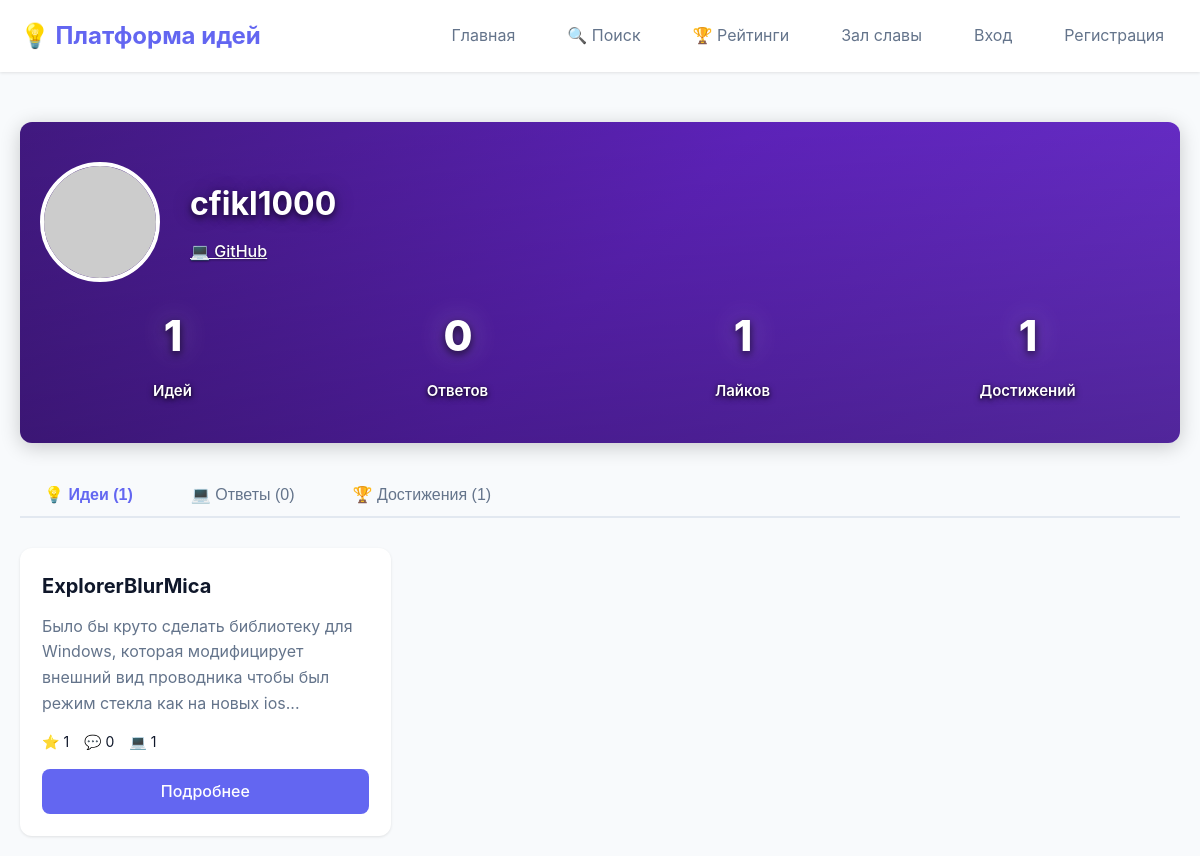
Screenshot of /open-source-ideas/profile.php?id=5 with the database file from the repository.
### tables this page shows
CREATE TABLE `users` (
  `id` int NOT NULL,
  `username` varchar(50) NOT NULL,
  `password` varchar(255) NOT NULL,
  `is_admin` tinyint(1) DEFAULT '0',
  `created_at` timestamp NULL DEFAULT CURRENT_TIMESTAMP,
  `avatar` varchar(255) DEFAULT NULL,
  `bio` text,
  `website` varchar(255) DEFAULT NULL,
  `github` varchar(255) DEFAULT NULL,
  `twitter` varchar(255) DEFAULT NULL
);

CREATE TABLE `ideas` (
  `id` int NOT NULL,
  `user_id` int NOT NULL,
  `title` varchar(255) NOT NULL,
  `description` text NOT NULL,
  `tags` varchar(255) DEFAULT NULL,
  `image` varchar(255) DEFAULT NULL,
  `created_at` timestamp NULL DEFAULT CURRENT_TIMESTAMP,
  `status` enum('new','in_progress','completed','abandoned') DEFAULT 'new',
  `views` int DEFAULT '0'
);

### open-source-ideas/functions.php (called while the page is built, shortened)
<?php
require_once 'config.php';
function getUserStats($userId) {
    $db = getDB();
    $stmt = $db->query("
        SELECT
            (SELECT COUNT(*) FROM ideas WHERE user_id = $userId) as ideas_count,
            (SELECT COUNT(*) FROM responses WHERE user_id = $userId) as responses_count,
            (SELECT COUNT(*) FROM comments WHERE user_id = $userId) as comments_count,
            (SELECT COUNT(*) FROM idea_likes WHERE idea_id IN (SELECT id FROM ideas WHERE user_id = $userId)) as likes_received,
            (SELECT COUNT(*) FROM ideas WHERE user_id = $userId AND status = 'completed') as completed_ideas
    ");
    return $stmt->fetch();
}
function getUserBadges($userId) {
    $db = getDB();
    $stmt = $db->prepare("
        SELECT b.*, ub.earned_at, ub.badge_id
        FROM user_badges ub
        JOIN badges b ON ub.badge_id = b.id
        WHERE ub.user_id = ?
        ORDER BY ub.earned_at DESC
    ");
    $stmt->execute([$userId]);
    return $stmt->fetchAll();
}
function getUserAvatar($avatar, $username) {
    $hash = md5(strtolower(trim($username)));
    return "https://www.gravatar.com/avatar/$hash?d=identicon&s=200";
}

### open-source-ideas/config.php (called while the page is built, shortened)
<?php
function h($str) {
    return htmlspecialchars($str, ENT_QUOTES, 'UTF-8');
}

### open-source-ideas/profile.php (the view, shortened to what this page needs)
<?php
require_once 'config.php';
require_once 'functions.php';
$userId = $_GET['id'] ?? $_SESSION['user_id'] ?? 0;
$db = getDB();
$stmt = $db->prepare("SELECT * FROM users WHERE id = ?");
$stmt->execute([$userId]);
$user = $stmt->fetch();
$stats = getUserStats($userId);
$badges = getUserBadges($userId);
$stmt = $db->prepare("
    SELECT i.*,
        (SELECT COUNT(*) FROM idea_likes WHERE idea_id = i.id) as likes_count,
        (SELECT COUNT(*) FROM comments WHERE idea_id = i.id) as comments_count,
        (SELECT COUNT(*) FROM responses WHERE idea_id = i.id) as responses_count
    FROM ideas i
    WHERE i.user_id = ?
    ORDER BY i.created_at DESC
");
$stmt->execute([$userId]);
$userIdeas = $stmt->fetchAll();
$stmt = $db->prepare("
    SELECT r.*, i.title as idea_title, i.id as idea_id
    FROM responses r
    JOIN ideas i ON r.idea_id = i.id
    WHERE r.user_id = ?
    ORDER BY r.created_at DESC
    LIMIT 10
");
$stmt->execute([$userId]);
$userResponses = $stmt->fetchAll();
?>
<!DOCTYPE html>
<html lang="ru">
<head>
    <?php include 'includes_head.php'; ?>
</head>
<body>
    <?php include 'navbar.php'; ?>
    <div class="container">
        <div class="profile-header">
            <div class="profile-info">
                <img src="<?= getUserAvatar($user['avatar'], $user['username']) ?>"
                     alt="<?= h($user['username']) ?>"
                     class="profile-avatar">
                <div style="flex: 1;">
                    <div style="display: flex; justify-content: space-between; align-items: center; margin-bottom: 10px; flex-wrap: wrap; gap: 10px;">
                        <h1><?= h($user['username']) ?></h1>
                    </div>
                    <div style="display: flex; gap: 15px; flex-wrap: wrap;">
                        <?php if ($user['github']): ?>
                            <a href="https://github.com/<?= h($user['github']) ?>" target="_blank" style="color: #ffffff; text-shadow: 0 1px 2px rgba(0, 0, 0, 0.5); font-weight: 500;">
                                💻 GitHub
                            </a>
                        <?php endif; ?>
                    </div>
                </div>
            </div>
            <div class="profile-stats">
                <div class="stat-item">
                    <div class="stat-value"><?= $stats['ideas_count'] ?></div>
                    <div class="stat-label">Идей</div>
                </div>
                <div class="stat-item">
                    <div class="stat-value"><?= $stats['responses_count'] ?></div>
                    <div class="stat-label">Ответов</div>
                </div>
                <div class="stat-item">
                    <div class="stat-value"><?= $stats['likes_received'] ?></div>
                    <div class="stat-label">Лайков</div>
                </div>
                <div class="stat-item">
                    <div class="stat-value"><?= count($badges) ?></div>
                    <div class="stat-label">Достижений</div>
                </div>
            </div>
        </div>
        <div class="tab-nav">
            <button class="tab-btn active" onclick="showTab('ideas')">💡 Идеи (<?= count($userIdeas) ?>)</button>
            <button class="tab-btn" onclick="showTab('responses')">💻 Ответы (<?= count($userResponses) ?>)</button>
            <button class="tab-btn" onclick="showTab('achievements')">🏆 Достижения (<?= count($badges) ?>)</button>
        </div>
        <div class="tab-content active" id="tab-ideas">
            <?php if (empty($userIdeas)): ?>
                <div class="empty-state">
                    <p>Пока нет опубликованных идей</p>
                </div>
            <?php else: ?>
                <div class="ideas-grid">
                    <?php foreach ($userIdeas as $idea): ?>
                        <div class="idea-card">
                            <div class="idea-content">
                                <h3><?= h($idea['title']) ?></h3>
                                <p class="idea-description"><?= h(mb_substr($idea['description'], 0, 150)) ?>...</p>
                                <div style="margin: 15px 0; display: flex; gap: 15px; font-size: 14px;">
                                    <span>⭐ <?= $idea['likes_count'] ?></span>
                                    <span>💬 <?= $idea['comments_count'] ?></span>
                                    <span>💻 <?= $idea['responses_count'] ?></span>
                                </div>
                                <a href="idea.php?id=<?= $idea['id'] ?>" class="btn btn-primary btn-block">Подробнее</a>
                            </div>
                        </div>
                    <?php endforeach; ?>
                </div>
            <?php endif; ?>
        </div>
    </div>
</body>
</html>

### open-source-ideas/style.css (style rules this page uses)
* { margin: 0; padding: 0; box-sizing: border-box; }
img[data-src].loaded, img:not([data-src]) { opacity: 1; }
:root { --primary-color: #6366f1; --primary-hover: #4f46e5; --secondary-color: #64748b; --success-color: #22c55e; --danger-color: #ef4444; --background: #f8fafc; --surface: #ffffff; --text-primary: #0f172a; --text-secondary: #64748b; --border-color: #e2e8f0; --shadow: 0 1px 3px rgba(0, 0, 0, 0.1); --shadow-lg: 0 10px 40px rgba(0, 0, 0, 0.1); }
body { font-family: -apple-system, BlinkMacSystemFont, 'Segoe UI', Roboto, 'Helvetica Neue', Arial, sans-serif; background: var(--background); color: var(--text-primary); line-height: 1.6; animation: fadeIn 0.3s ease-out; }
.container { max-width: 1400px; margin: 0 auto; padding: 20px; }
.ideas-grid { display: grid; grid-template-columns: repeat(auto-fill, minmax(320px, 1fr)); gap: 24px; margin-top: 30px; }
.idea-card { background: var(--surface); border-radius: 12px; overflow: hidden; box-shadow: var(--shadow); transition: all 0.4s cubic-bezier(0.4, 0, 0.2, 1); position: relative; border: 2px solid transparent; }
.idea-card::before { content: ''; position: absolute; top: 0; left: 0; right: 0; bottom: 0; border-radius: 12px; padding: 2px; background: linear-gradient(135deg, var(--primary-color), #8b5cf6, #ec4899); -webkit-mask: linear-gradient(#fff 0 0) content-box, linear-gradient(#fff 0 0); -webkit-mask-composite: xor; mask: linear-gradient(#fff 0 0) content-box, linear-gradient(#fff 0 0); mask-composite: exclude; opacity: 0; transition: opacity 0.4s; z-index: -1; }
.idea-content { padding: 20px; }
.idea-content h3 { margin-bottom: 12px; font-size: 20px; color: var(--text-primary); }
.idea-description { color: var(--text-secondary); margin-bottom: 15px; line-height: 1.6; }
.btn { display: inline-block; padding: 10px 24px; border-radius: 8px; text-decoration: none; font-weight: 500; transition: all 0.3s; border: none; cursor: pointer; font-size: 16px; }
.btn-primary { background: var(--primary-color); color: white; }
.btn-block { display: block; width: 100%; text-align: center; }
.stat-value { font-size: 48px; font-weight: bold; color: var(--primary-color); margin-bottom: 10px; }
.stat-label { color: var(--text-secondary); font-size: 16px; }

### open-source-ideas/profile.php (style rules this page uses)
.profile-header { background: linear-gradient(135deg, #4c1d95 0%, #6d28d9 50%, #7c3aed 100%); color: white; padding: 40px 20px; border-radius: 12px; margin-bottom: 30px; position: relative; box-shadow: 0 4px 20px rgba(0, 0, 0, 0.2); }
.profile-header::before { content: ''; position: absolute; top: 0; left: 0; right: 0; bottom: 0; background: linear-gradient(to bottom, rgba(0, 0, 0, 0.15) 0%, rgba(0, 0, 0, 0.35) 100%); border-radius: 12px; z-index: 0; }
.profile-header > * { position: relative; z-index: 1; }
.profile-header h1 { color: #ffffff !important; text-shadow: 0 3px 6px rgba(0, 0, 0, 0.6), 0 0 20px rgba(0, 0, 0, 0.3); font-weight: 700; font-size: 32px; }
.profile-info { display: flex; gap: 30px; align-items: center; flex-wrap: wrap; }
.profile-avatar { width: 120px; height: 120px; border-radius: 50%; border: 4px solid white; object-fit: cover; }
.profile-stats { display: grid; grid-template-columns: repeat(auto-fit, minmax(150px, 1fr)); gap: 20px; margin-top: 20px; }
.stat-item { text-align: center; }
.stat-value { font-size: 42px; font-weight: 800; color: #ffffff !important; text-shadow: 0 3px 8px rgba(0, 0, 0, 0.7), 0 0 30px rgba(255, 255, 255, 0.3); letter-spacing: -1px; }
.stat-label { color: #ffffff !important; font-size: 15px; font-weight: 600; text-shadow: 0 2px 6px rgba(0, 0, 0, 0.7), 0 1px 3px rgba(0, 0, 0, 0.5); opacity: 1 !important; margin-top: 5px; }
.tab-nav { display: flex; gap: 10px; margin-bottom: 20px; border-bottom: 2px solid var(--border-color); overflow-x: auto; overflow-y: hidden; white-space: nowrap; -webkit-overflow-scrolling: touch; scrollbar-width: thin; }
.tab-btn { padding: 12px 24px; background: none; border: none; cursor: pointer; font-size: 16px; color: var(--text-secondary); border-bottom: 2px solid transparent; margin-bottom: -2px; flex-shrink: 0; }
.tab-btn.active { color: var(--primary-color); border-bottom-color: var(--primary-color); font-weight: 600; }
.tab-content { display: none; }
.tab-content.active { display: block; }

### rows the page displays
users: username "cfikl1000"
ideas: title "ExplorerBlurMica", description "Было бы круто сделать библиотеку для Windows, которая модифицирует внешний вид проводника чтобы был режим стекла как на новых ios", likes_count "1", comments_count "0", responses_count "1"

### other values shown
$stats['ideas_count'] "1"
$stats['responses_count'] "0"
$stats['likes_received'] "1"
count($badges) "1"
count($userIdeas) "1"
count($userResponses) "0"
